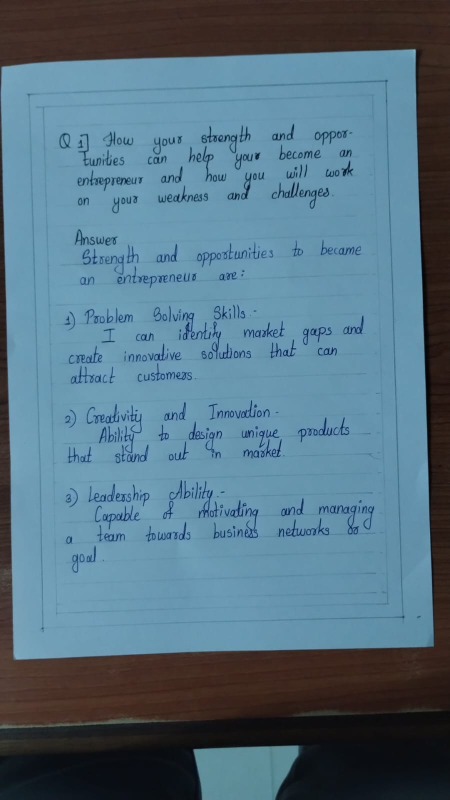
#> input picture Images/Doc.jpeg, 899 x 1599 px, given in place of the camera (shown at 1/2 size)
$ python ClassOpencv.py
#> lines starting #> are read from the running program, lines starting #| are printed output that depends on the picture
from email.mime import image
import numpy as np
import cv2

### Yaha height and width nahi hai yaha width and height hai
### Image ka shape height, width and channels me hota hai

class ClassOpencv:
    #Photo operations
    # [143 lines left out: functions showimg, saveimg, shape, toGray, rezied, crop and 7 more, not called in this run]
    '''output = image.copy()
    cv2.line(output, (0,0), (300,300), (0,255,0), 3)
    cv2.rectangle(output, (50,50), (200,200), (255,0,0), 2)
    cv2.circle(output, (150,150), 50, (0,0,255), -1)
    cv2.putText(output, 'OpenCV', (10,400), cv2.FONT_HERSHEY_SIMPLEX, 1, (255,255,255), 2)

    cv2.imshow('Drawing', output)
    cv2.waitKey(0)
    cv2.destroyAllWindows()
'''
    #video operations
    # [169 lines left out: functions openCam, saveVideo, blur, sharpen, cannyEdge, thresFunc and 3 more, not called in this run]

    def smileEyeFace(self):
        cap = cv2.VideoCapture(0)
        face_cascade = cv2.CascadeClassifier('haarcascade_frontalface_default.xml')
        eye_cascade = cv2.CascadeClassifier('haarcascade_eye.xml')
        smile_cascade = cv2.CascadeClassifier('haarcascade_smile.xml')
        while True:
            ret,frame=cap.read()
#> frame is the input picture: shape (1599, 899, 3); mean B, G, R 130.7, 113.9, 84.7
            frame = cv2.flip(frame, 1)
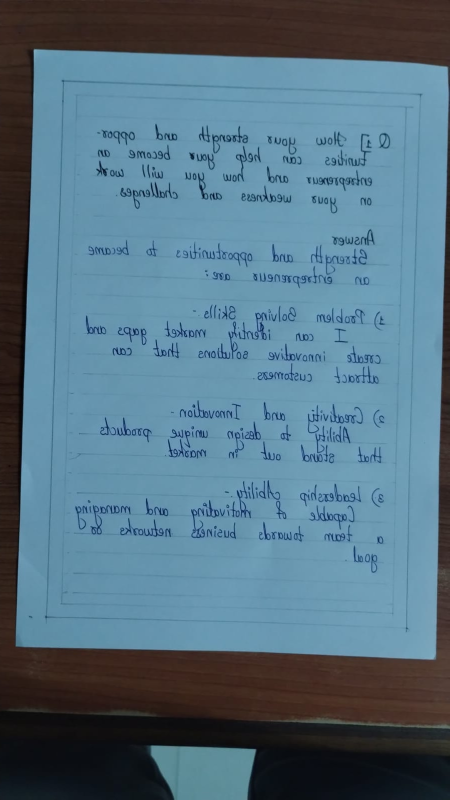
#> frame: shape (1599, 899, 3) (shown at 1/2 size); mean B, G, R 130.7, 113.9, 84.7
            gray = cv2.cvtColor(frame, cv2.COLOR_BGR2GRAY)
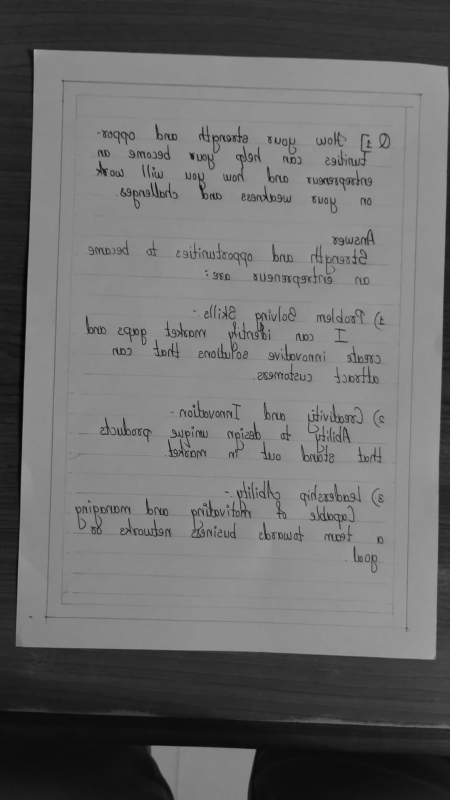
#> gray: shape (1599, 899) (shown at 1/2 size); min 1, max 170, mean 107
            faces=face_cascade.detectMultiScale(gray, 1.1, 5)
#> faces = ()

            for (x,y,w,h) in faces:
                cv2.rectangle(frame,(x,y),(x+w,y+h),(0,255,0),3)
#> this loop made 0 passes

#> (the run stopped early here; a loop or call above may not have finished)
